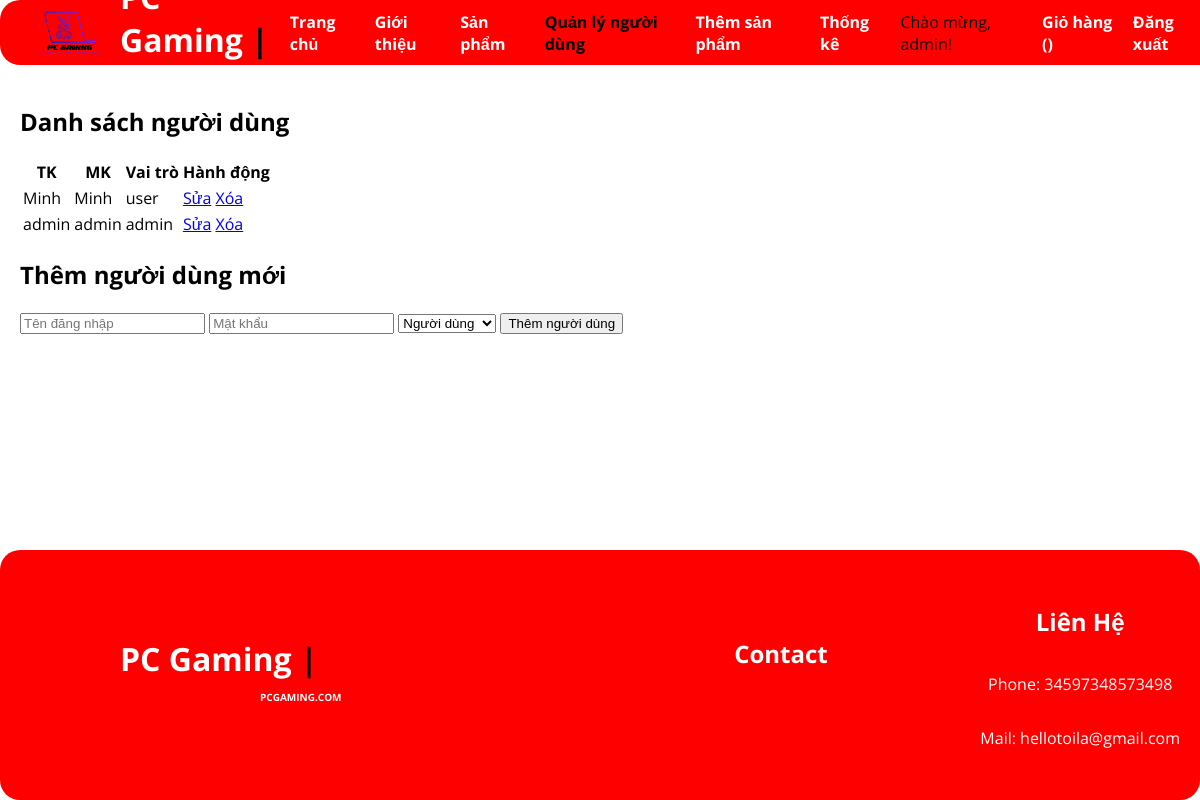
The page /ql_nguoi_dung.php (signed in) on the database its author committed.
### tables this page shows
CREATE TABLE `account` (
  `id` int(11) NOT NULL,
  `username` varchar(50) NOT NULL,
  `password` varchar(255) NOT NULL,
  `role` enum('user','admin') DEFAULT 'user',
  `create_time` timestamp NOT NULL DEFAULT current_timestamp(),
  `update_time` timestamp NOT NULL DEFAULT current_timestamp() ON UPDATE current_timestamp()
);

### ql_nguoi_dung.php (the view, shortened to what this page needs)
<?php
include 'connect.php';
$username = $_SESSION['username'];
$sql = "SELECT role FROM account WHERE username='$username'";
$result = $conn->query($sql);
$user_role = '';
if ($result->num_rows > 0) {
    $row = $result->fetch_assoc();
    $user_role = $row['role'];
}
$sql_cart = "SELECT SUM(so_luong) AS total_items FROM gio_hang WHERE username='$username'";
$result_cart = $conn->query($sql_cart);
$total_items = 0;
if ($result_cart->num_rows > 0) {
    $row_cart = $result_cart->fetch_assoc();
    $total_items = $row_cart['total_items'];
}
?>
<!DOCTYPE html>
<html lang="en">
<head>
    <link rel="stylesheet" href="CSS/HderFter.css">
    <link rel="stylesheet" href="CSS/SP.css">
</head>
<body>
    <header>
        <img src="Anh/pcgaming.png" alt="" width="100px" height="130px">
        <a href="index.php" class="logo">PC Gaming
            <span>|</span>
            <br>
            <p> PCGAMING.COM</p>
        </a>
        <nav>
            <ul>
                <li><a href="index.php">Trang chủ</a></li>
                <li> <a href="gioithieu.php">Giới thiệu</a></li>
                <li><a href="san_pham.php">Sản phẩm</a></li>
                <?php
                if (isset($_SESSION['username'])) {
                    if ($user_role == 'admin') {
                        echo '<li><a href="ql_nguoi_dung.php" style="color: black;">Quản lý người dùng</a></li>';
                        echo '<li><a href="them_san_pham.html">Thêm sản phẩm</a></li>';
                        echo '<li><a href="thong_ke.php">Thống kê</a></li>';
                    }
                    echo '<li>Chào mừng, ' . $_SESSION['username'] . '!</li>';
                    echo '<li><a href="gio_hang.php">Giỏ hàng (' . $total_items . ')</a></li>';
                    echo '<li><a href="logout.php">Đăng xuất</a></li>';
                } else {
                    echo '<li><a href="login.html">Đăng nhập</a></li>';
                    echo '<li><a href="register.html">Đăng ký</a></li>';
                }
                ?>
            </ul>
        </nav>
    </header>
    <main>
        <h2>Danh sách người dùng</h2>
        <table>
            <thead>
                <tr>
                    <th>TK</th>
                    <th>MK</th>
                    <th>Vai trò</th>
                    <th>Hành động</th>
                </tr>
            </thead>
            <tbody>
                <?php
                include 'connect.php';
                $sql = "SELECT username, password, role FROM account";
                $result = $conn->query($sql);
                if ($result->num_rows > 0) {
                    while ($row = $result->fetch_assoc()) {
                        echo "<tr>
                                <td>{$row['username']}</td>
                                <td>{$row['password']}</td>
                                <td>{$row['role']}</td>
                                <td>
                                    <a href='sua_nguoi_dung.php?username={$row['username']}'>Sửa</a>
                                    <a href='xoa_nguoi_dung.php?username={$row['username']}' class='delete'>Xóa</a>
                                </td>
                              </tr>";
                    }
                } else {
                    echo "<tr><td colspan='4'>Không có người dùng nào</td></tr>";
                }
                ?>
            </tbody>
        </table>
        <h2>Thêm người dùng mới</h2>
        <form action="them_nguoi_dung.php" method="POST">
            <input type="text" name="username" placeholder="Tên đăng nhập" required>
            <input type="password" name="password" placeholder="Mật khẩu" required>
            <select name="role" required>
                <option value="user">Người dùng</option>
            </select>
            <button type="submit">Thêm người dùng</button>
        </form>
    </main>
    <footer class="footer" id="footer">
        <a href="index.php" class="logofooter">PC Gaming
            <span>|</span>
            <br>
            <p> PCGAMING.COM</p>
        </a>
        <div class="contact">
            <h2>Contact</h2>
            <br>
            <br>
        </div>
        <div class="lienhe">
            <h2>Liên Hệ</h2>
            <p><span>Phone:</span> 34597348573498 </p>
            <p><span >Mail:</span> hellotoila@gmail.com</p>
        </div>
    </footer>
</body>
</html>

### CSS/HderFter.css (style rules this page uses)
body { min-height: 100vh; display: flex; flex-direction: column; font-family: 'Open Sans', sans-serif; background-color: rgb(255, 255, 255); margin: 0; }
header { height: 65px; position: fixed; top: 0; left: 0; width: 100%; padding: 0 20px; z-index: 10000; display: flex; justify-content: space-between; align-items: center; background-color: rgb(255, 0, 0); border-radius: 20px; }
header .logo { color: rgb(255, 255, 255); font-weight: 700; font-size: 2em; text-decoration: none; }
header .logo span { color: rgb(0, 0, 0); }
header .logo p { font-size: 10px; margin-top: 5px; float: right; color: rgb(255, 255, 255); }
.footer { margin-top: 100px; width: 100%; height: 250px; background-color: rgb(255, 0, 0); border-radius: 20px; display: flex; justify-content: space-between; align-items: center; padding: 20px; box-sizing: border-box; }
.footer .logofooter { color: rgb(255, 255, 255); font-weight: 700; font-size: 2em; text-decoration: none; padding: 0 100px; }
.footer .logofooter span { color: rgb(0, 0, 0); }
.footer .logofooter p { color: rgb(255, 255, 255); font-size: 10px; padding: 0 140px; }
.footer .contact { color: rgb(255, 255, 255); display: flex; flex-direction: column; align-items: center; justify-content: center; }
.footer .lienhe { color: rgb(255, 255, 255); display: flex; flex-direction: column; align-items: center; justify-content: center; }
nav ul { list-style-type: none; padding: 0; display: flex; align-items: center; }
nav ul li { margin-right: 20px; }
nav ul li a { color: #ffffff; text-decoration: none; font-weight: bold; }
main { flex: 1; padding: 20px; box-sizing: border-box; margin-top: 65px; }

### rows shown on the page
account: username "Minh", password "Minh", role "user"
account: username "admin", password "admin", role "admin"

### other values the page prints
$_SESSION['username'] "admin"
